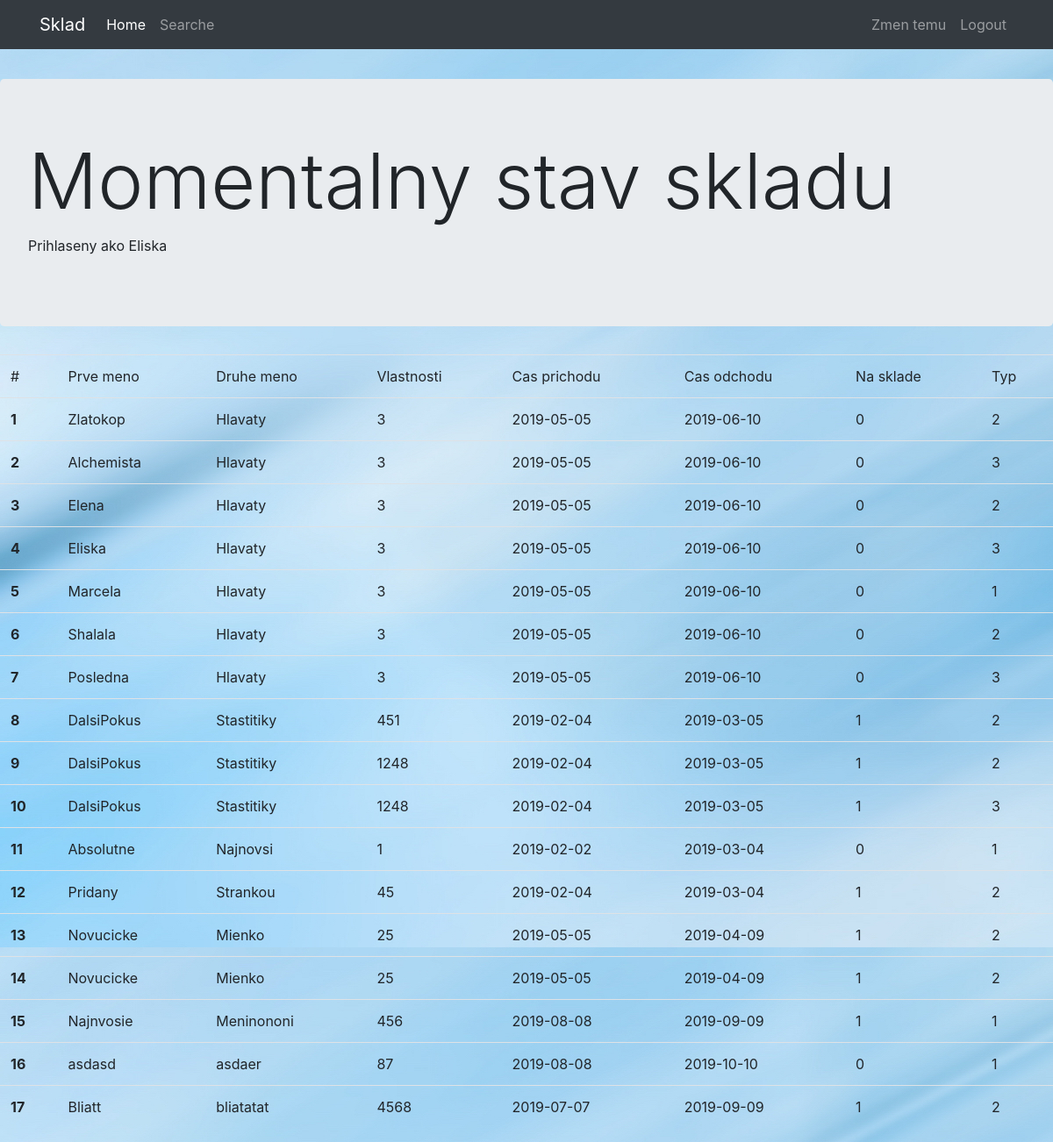
Page /welcome.php (signed in) on the committed database.
### tables this page shows
CREATE TABLE `main` (
  `FirstName` varchar(50) NOT NULL,
  `SecondName` varchar(50) NOT NULL,
  `Stat` double DEFAULT NULL,
  `CheckedOut` tinyint(1) DEFAULT NULL,
  `Type` tinyint(4) DEFAULT NULL,
  `StampAdded` date DEFAULT NULL,
  `StampToLeave` date DEFAULT NULL,
  `id` int(11) NOT NULL
);

### databaseactions.php (called while the page is built, shortened)
<?php
function GetAllRows() {
    $conn = OpenConn();
    $result = mysqli_query($conn, "SELECT * FROM main");
    return $result;
}

### welcome.php (the view, shortened to what this page needs)
<?php
require_once "databaseactions.php"
?>
<!DOCTYPE html>
<html lang="en">
<head>
    <link rel="stylesheet" href="https://maxcdn.bootstrapcdn.com/bootstrap/4.1.3/css/bootstrap.min.css">
    <link rel="stylesheet" href="style.css">
</head>
<body>
<?php
$result = GetAllRows();
?>
    <nav class="navbar fixed-top navbar-expand-md navbar-light bg-light" id="changenavbar">
        <div class="container">
            <a class="navbar-brand" href="#">Sklad</a>
            <div class="collapse navbar-collapse" id="navbarCollapse">
                <ul class="navbar-nav mr-auto">
                    <li class="nav-item active">
                        <a class="nav-link" href="#">Home
                        </a>
                    </li>
                    <li class="nav-item">
                        <a class="nav-link" href="searche.php">Searche</a>
                    </li>
                </ul>
                <ul class="nav navbar-nav ml-auto">
                    <li class="nav-item">
                        <a class="nav-link" onclick="changeTheme()" id="temachange" name="temachange">Zmen temu</a>
                    </li>
                    <li class="nav-item">
                        <a class="nav-link" href="logout.php">Logout</a>
                    </li>
                </ul>
            </div>
        </div>
    </nav>
    <div class="jumbotron">
        <h1 class="display-2">Momentalny stav skladu</h1>
        <p>Prihlaseny ako <?php echo $_SESSION["username"]?> </p>
    </div>
    <div id="content">
        <div class="col-md12">
            <table class="table table-dark table-hover table-bordered" id="changetable">
                <thead>
                <tr>
                    <td>#</td>
                    <td>Prve meno</td>
                    <td>Druhe meno</td>
                    <td>Vlastnosti</td>
                    <td>Cas prichodu</td>
                    <td>Cas odchodu</td>
                    <td>Na sklade</td>
                    <td>Typ</td>
                </tr>
                </thead>
                <tbody>
                <?php
                $count = 0;
                while ($row = mysqli_fetch_array($result)):
                    $count++;
                    ?>
                    <tr>
                        <th scope="row"><?=$count?></th>
                        <td><?=$row['FirstName']?></td>
                        <td><?=$row['SecondName']?></td>
                        <td><?=$row['Stat']?></td>
                        <td><?=$row['StampAdded']?></td>
                        <td><?=$row['StampToLeave']?></td>
                        <td><?=$row['CheckedOut']?></td>
                        <td><?=$row['Type']?></td>
                    </tr>
                <?php
                endwhile;
                ?>
                </tbody>
            </table>
        </div>
    </div>
</body>
</html>

### style.css (style rules this page uses)
body { padding-top: 90px; background-image: url("other/lightblue.jpg"); }

### rows in the picture
main: FirstName "Zlatokop", SecondName "Hlavaty", Stat "3", StampAdded "2019-05-05", StampToLeave "2019-06-10", CheckedOut "0", Type "2"
main: FirstName "Alchemista", SecondName "Hlavaty", Stat "3", StampAdded "2019-05-05", StampToLeave "2019-06-10", CheckedOut "0", Type "3"
main: FirstName "Elena", SecondName "Hlavaty", Stat "3", StampAdded "2019-05-05", StampToLeave "2019-06-10", CheckedOut "0", Type "2"
main: FirstName "Eliska", SecondName "Hlavaty", Stat "3", StampAdded "2019-05-05", StampToLeave "2019-06-10", CheckedOut "0", Type "3"
main: FirstName "Marcela", SecondName "Hlavaty", Stat "3", StampAdded "2019-05-05", StampToLeave "2019-06-10", CheckedOut "0", Type "1"
main: FirstName "Shalala", SecondName "Hlavaty", Stat "3", StampAdded "2019-05-05", StampToLeave "2019-06-10", CheckedOut "0", Type "2"
main: FirstName "Posledna", SecondName "Hlavaty", Stat "3", StampAdded "2019-05-05", StampToLeave "2019-06-10", CheckedOut "0", Type "3"
main: FirstName "DalsiPokus", SecondName "Stastitiky", Stat "451", StampAdded "2019-02-04", StampToLeave "2019-03-05", CheckedOut "1", Type "2"
main: FirstName "DalsiPokus", SecondName "Stastitiky", Stat "1248", StampAdded "2019-02-04", StampToLeave "2019-03-05", CheckedOut "1", Type "2"
main: FirstName "DalsiPokus", SecondName "Stastitiky", Stat "1248", StampAdded "2019-02-04", StampToLeave "2019-03-05", CheckedOut "1", Type "3"
main: FirstName "Absolutne", SecondName "Najnovsi", Stat "1", StampAdded "2019-02-02", StampToLeave "2019-03-04", CheckedOut "0", Type "1"
main: FirstName "Pridany", SecondName "Strankou", Stat "45", StampAdded "2019-02-04", StampToLeave "2019-03-04", CheckedOut "1", Type "2"
main: FirstName "Novucicke", SecondName "Mienko", Stat "25", StampAdded "2019-05-05", StampToLeave "2019-04-09", CheckedOut "1", Type "2"
main: FirstName "Novucicke", SecondName "Mienko", Stat "25", StampAdded "2019-05-05", StampToLeave "2019-04-09", CheckedOut "1", Type "2"
main: FirstName "Najnvosie", SecondName "Meninononi", Stat "456", StampAdded "2019-08-08", StampToLeave "2019-09-09", CheckedOut "1", Type "1"
main: FirstName "asdasd", SecondName "asdaer", Stat "87", StampAdded "2019-08-08", StampToLeave "2019-10-10", CheckedOut "0", Type "1"
main: FirstName "Bliatt", SecondName "bliatatat", Stat "4568", StampAdded "2019-07-07", StampToLeave "2019-09-09", CheckedOut "1", Type "2"

### other values in the picture
$_SESSION["username"] "Eliska"
